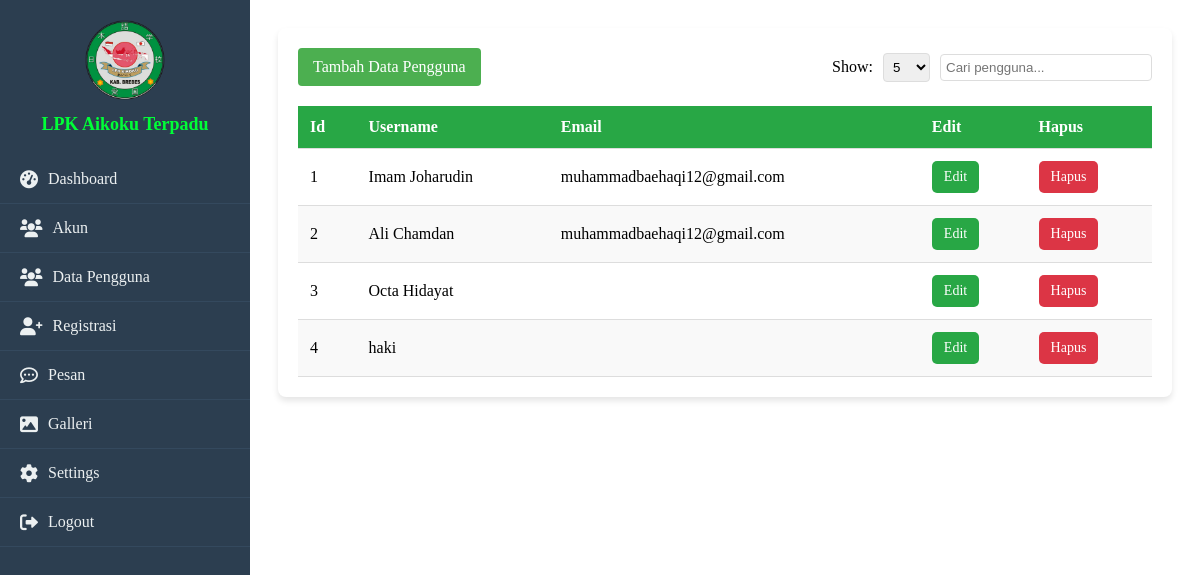
Screenshot of /data_pengguna.php (signed in) with the database file from the repository.
### tables this page shows
CREATE TABLE `tb_admin1` (
  `id_admin` int(11) NOT NULL,
  `username` varchar(50) NOT NULL,
  `email_admin` varchar(50) NOT NULL,
  `password` varchar(50) NOT NULL,
  `roles` varchar(100) NOT NULL
);

### data_pengguna.php (the view, shortened to what this page needs)
<?php
include 'sidebar.php';
?>
<head>
</head>
<div class="main-content">
        <div class="container">
            <div class="controls">
                <a href="tambah_pengguna.php" class="btn-add">Tambah Data Pengguna</a>
                <div class="show-search">
                    <label for="show">Show: </label>
                    <select id="show">
                        <option value="5">5</option>
                    </select>
                    <input type="text" id="search" placeholder="Cari pengguna...">
                </div>
            </div>
            <table>
                <thead>
                    <tr>
                        <th>Id</th>
                        <th>Username</th>
                        <th>Email</th>
                        <th>Edit</th>
                        <th>Hapus</th>
                    </tr>
                </thead>
                <tbody>
                    <?php
                include 'config.php';
                $result = $mysqli->query("SELECT * FROM tb_admin1");
                $i = 1;
                while ($row = $result->fetch_assoc()) {
                    echo '<tr>';
                    echo '<td>' . $i . '</td>';
                    echo '<td>' .$row['username'] . '</td>';
                    echo '<td>' .$row['email_admin'] . '</td>';
                    echo '<td><a href="edit.php?id_admin=' . $row['id_admin'] . '"class="btn btn-edit">Edit</a></td>';
                    echo '<td><a href="hapus_admin.php?id_admin=' . $row['id_admin'] . '" class="btn btn-delete" onclick="return confirm(\'Yakin ingin menghapus?\');">Hapus</a></td>';
                    echo '</tr>';
                    $i++;
                }
                ?>
                </tbody>
            </table>
        </div>
    </div>

### data_pengguna.php (style rules this page uses)
.main-content { margin-left: 250px; padding: 20px; transition: margin-left 0.3s ease; }
.container { background-color: white; border-radius: 8px; box-shadow: 0 4px 6px rgba(0, 0, 0, 0.1); padding: 20px; }
.controls { display: flex; justify-content: space-between; align-items: center; margin-bottom: 20px; }
.show-search { display: flex; align-items: center; gap: 10px; }
.btn-add { background-color: #4CAF50; color: white; border: none; text-decoration: none; padding: 10px 15px; border-radius: 4px; cursor: pointer; transition: background-color 0.3s ease; }
#show { padding: 5px; border: 1px solid #ddd; border-radius: 4px; }
#search { padding: 5px; border: 1px solid #ddd; border-radius: 4px; width: 200px; }
table { width: 100%; border-collapse: collapse; margin-top: 10px; }
table thead { background-color: #28a745; color: white; }
table th, table td { text-align: left; padding: 12px; border-bottom: 1px solid #ddd; }
table tr:nth-child(even) { background-color: #f9f9f9; }
.btn { text-decoration: none; padding: 8px 12px; border-radius: 5px; font-size: 14px; text-align: center; display: inline-block; color: #fff; transition: background-color 0.3s ease-in-out; }
.btn-edit { background-color: #28a745; }
.btn-delete { background-color: #dc3545; }

### rows the page displays
tb_admin1: username "Imam Joharudin", email_admin "muhammadbaehaqi12@gmail.com"
tb_admin1: username "Ali Chamdan", email_admin "muhammadbaehaqi12@gmail.com"
tb_admin1: username "Octa Hidayat"
tb_admin1: username "haki"
